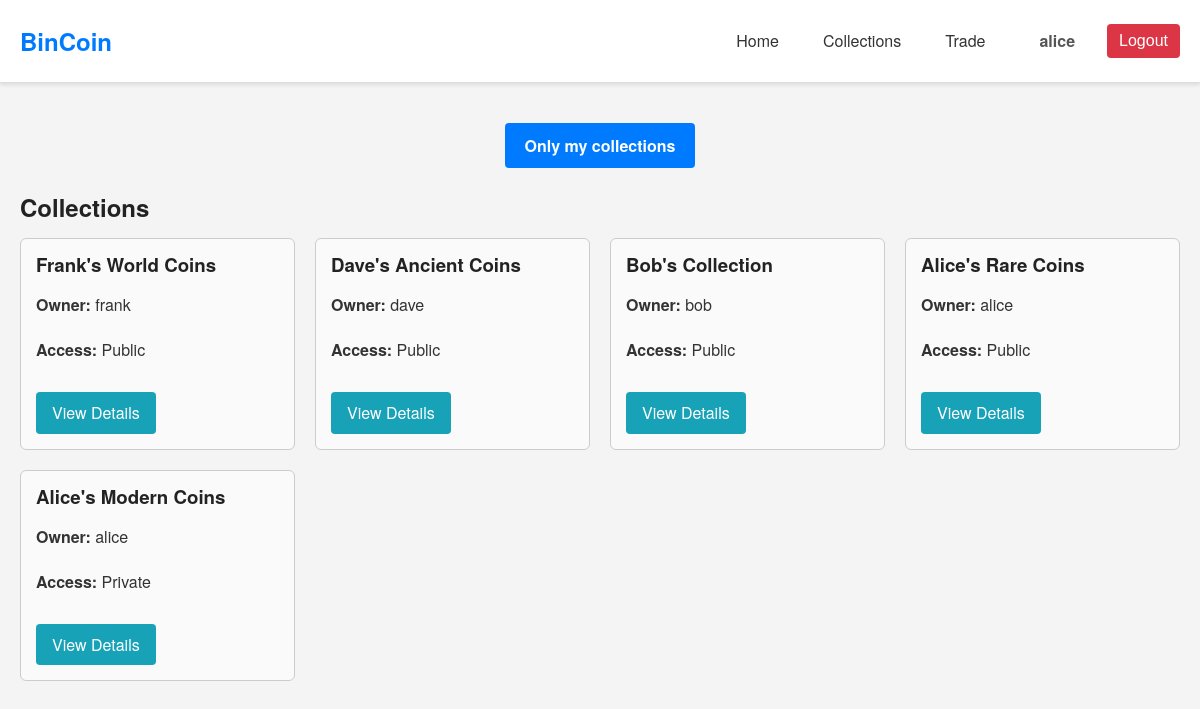
Before: /php/collections.php (signed in) with the older database file.
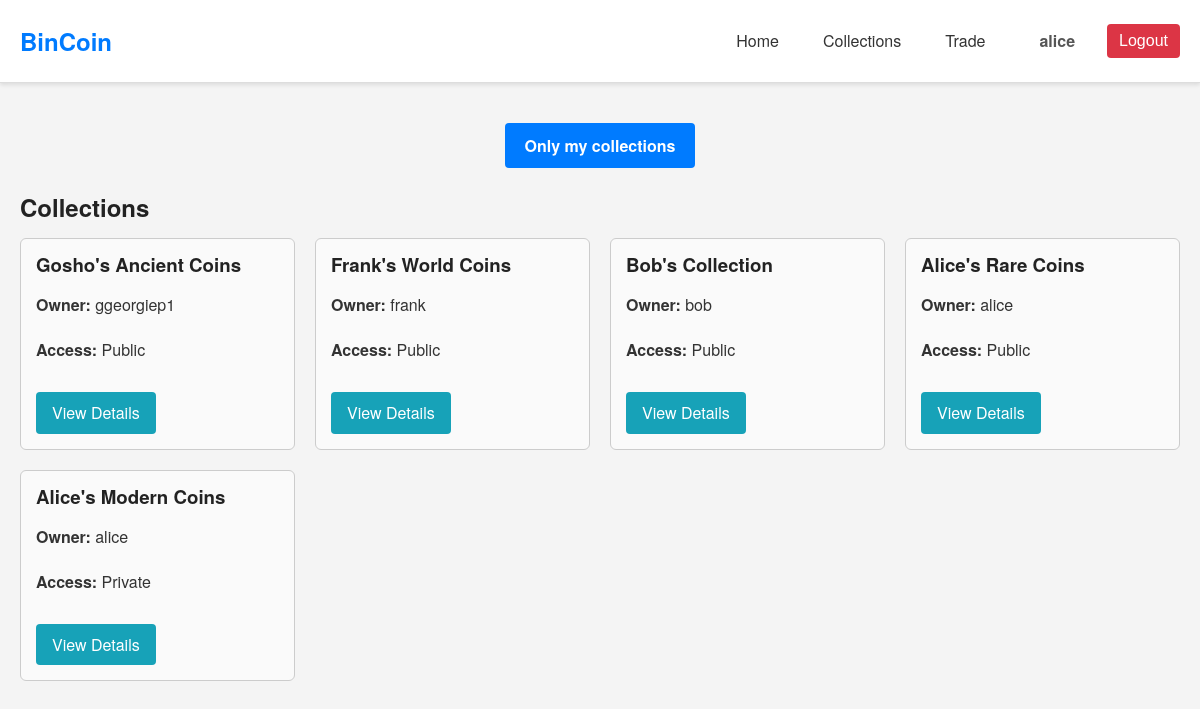
After: the same page with the newer database file.
### tables this page shows
CREATE TABLE `coin_collection` (
    `id` INT AUTO_INCREMENT PRIMARY KEY,
    `name` VARCHAR(255) NOT NULL,
    `user_name` VARCHAR(255) NOT NULL,
    `access` VARCHAR(255) NOT NULL,
    FOREIGN KEY (`user_name`) REFERENCES `user`(`name`) ON DELETE CASCADE
);

### php/collections.php (called while the page is built, shortened)
<?php
$search = isset($_GET['search']) ? trim($_GET['search']) : '';
$show_my_collections = isset($_GET['show_my_collections']) ? boolval($_GET['show_my_collections']) : false;
$page = isset($_GET['page']) && is_numeric($_GET['page']) ? intval($_GET['page']) : 1;
$results_per_page = 10;
$offset = ($page - 1) * $results_per_page;
$conn = new mysqli(SERVERNAME, USERNAME, PASSWORD, DBNAME);
$where_clauses = [];
$params = [];
$types = '';
if ($show_my_collections) {
    $where_clauses[] = "`user_name` = ?";
    $params[] = $_SESSION['username'];
    $types .= 's';
} else {
    $where_clauses[] = "(`access` = 'public' OR
                         (`access` = 'protected' AND EXISTS (
                             SELECT 1 FROM `access_control` ac
                             WHERE ac.`collection_id` = `coin_collection`.`id`
                               AND ac.`user_name` = ?
                         )) OR
                         (`user_name` = ?))";
    $params[] = $_SESSION['username'];
    $params[] = $_SESSION['username'];
    $types .= 'ss';
}
$where_sql = "WHERE " . implode(" AND ", $where_clauses);
$sql = "SELECT `id`, `name`, `access`, `user_name`
        FROM `coin_collection`
        $where_sql
        ORDER BY `name` DESC
        LIMIT ? OFFSET ?";
$stmt = $conn->prepare($sql);
if ($stmt) {
    $types_with_pagination = $types . 'ii';
    $params_with_pagination = array_merge($params, [$results_per_page, $offset]);
    $stmt->bind_param($types_with_pagination, ...$params_with_pagination);
    $stmt->execute();
    $result = $stmt->get_result();
    $collections = $result->fetch_all(MYSQLI_ASSOC);
} else {
    error_log("Prepare failed (FETCH): " . $conn->error);
    die("An unexpected error occurred. Please try again later.");
}
include "../components/collections_page.php";
?>

### components/collections_page.php (the view, shortened to what this page needs)
<!DOCTYPE html>
<html lang="en">
<head>
    <link rel="stylesheet" href="../css/theme.css">
    <link rel="stylesheet" href="../css/collections.css">
</head>
<body>
    <?php include '../components/header.php'; ?>
    <div class="collections-container">
        <div class="toggle-container">
            <form method="GET" action="collections.php">
                <label for="show_my_collections">Only my collections</label>
            </form>
        </div>
        <?php if (!empty($search)): ?>
            <h2>Search Results for "<?= htmlspecialchars($search); ?>"</h2>
        <?php else: ?>
            <h2>Collections</h2>
        <?php endif; ?>
        <?php if (count($collections) > 0): ?>
            <div class="collections-list">
                <?php foreach ($collections as $collection): ?>
                    <div class="collection-card">
                        <h3><?= htmlspecialchars($collection['name']); ?></h3>
                        <p><strong>Owner:</strong> <?= htmlspecialchars($collection['user_name']); ?></p>
                        <p><strong>Access:</strong> <?= ucfirst(htmlspecialchars($collection['access'])); ?></p>
                        <a href="collection_details.php?collection_id=<?= urlencode($collection['id']); ?>"
                            class="view-button">View Details</a>
                    </div>
                <?php endforeach; ?>
            </div>
        <?php else: ?>
            <p>No collections found.</p>
        <?php endif; ?>
    </div>
</body>
</html>

Changed rows visible on the page:
changed coin_collection: name "Dave's Ancient Coins" → "Gosho's Ancient Coins"; user_name "dave" → "ggeorgiep1"; moves up the list
